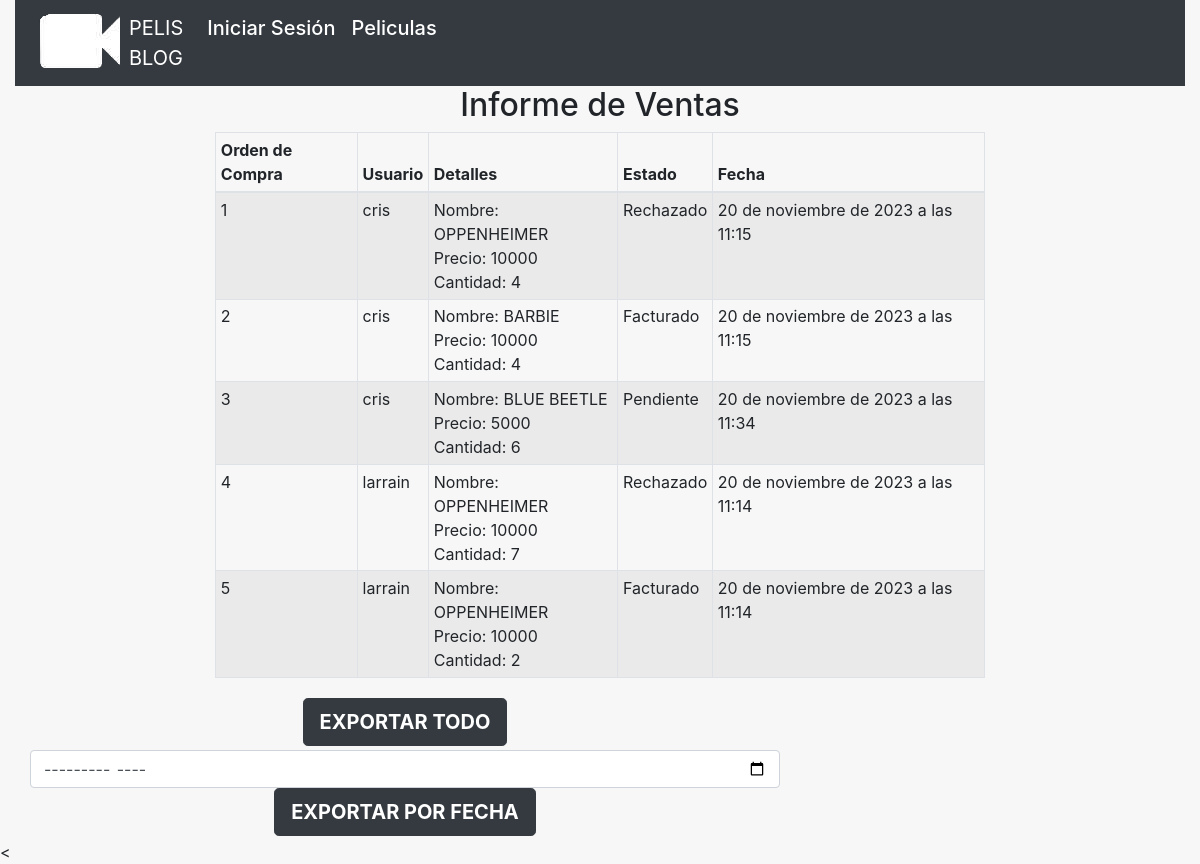
/reportes/, run on an earlier commit of the app's database.
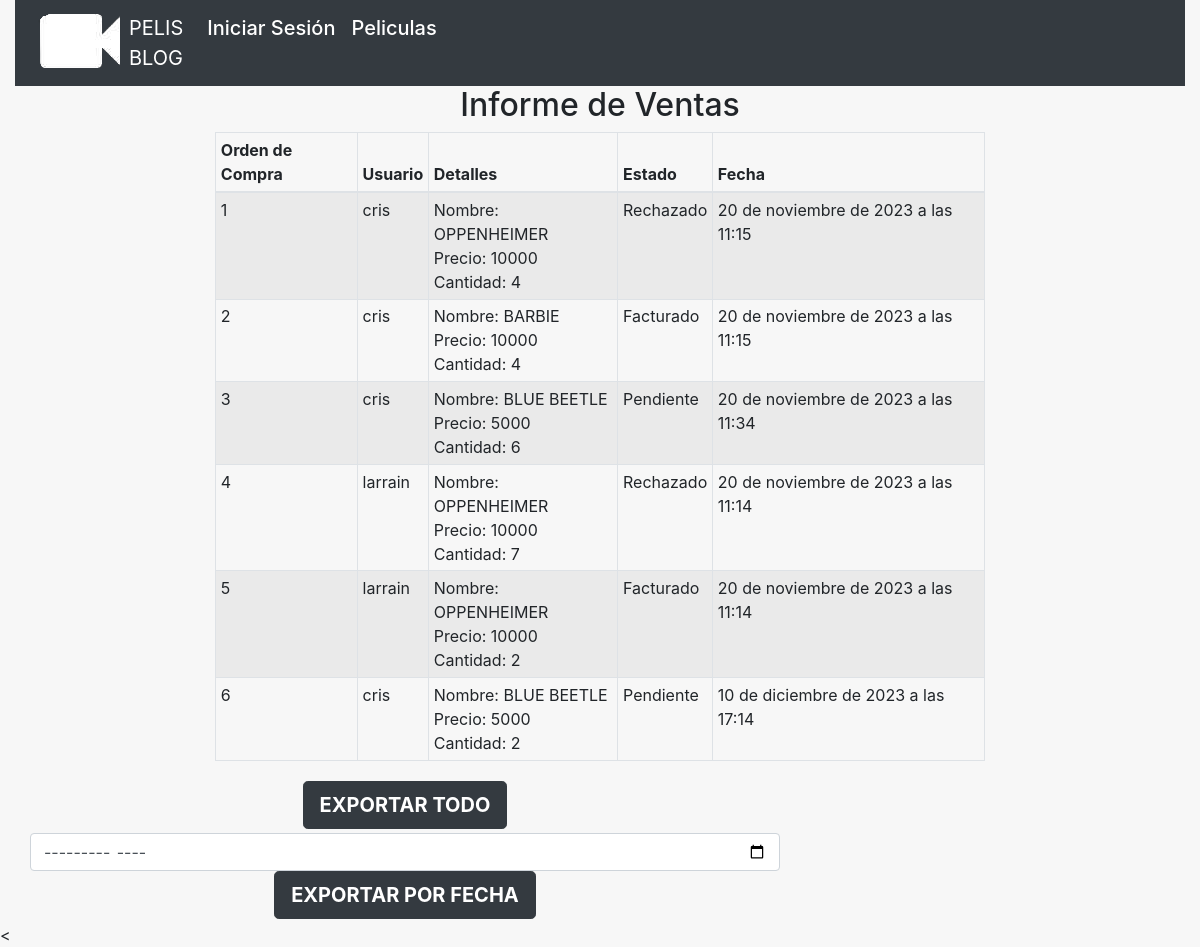
And on a later commit of the database.
### Peliculas/models.py (models this page shows)
class Factura(models.Model):
    codigo_factura = models.AutoField(primary_key=True)
    usuario = models.ForeignKey(PerfilUsuario, on_delete=models.CASCADE)
    nombre_producto = models.CharField(max_length=90, null=True)
    monto_producto = models.IntegerField(default=1, blank=True, null=True)
    precio_producto = models.IntegerField()
    fecha_factura = models.DateTimeField(auto_now=True)
    estado_factura = models.CharField(max_length=40 ,default="Pendiente", null=True, blank=True)

class PerfilUsuario(models.Model):
    user = models.OneToOneField(User, on_delete=models.CASCADE)
    rut = models.CharField(max_length=40, default="Sin Rut", null=True, blank=True)
    direccion = models.CharField(max_length=100, null=False, blank=False, verbose_name='direccion')
    comuna = models.CharField(max_length=100, null=False, blank=False, verbose_name='comuna')
    telefono = models.IntegerField()
    region = models.CharField(max_length=100, null=False, blank=False, verbose_name='region')
    def __str__(self) -> str:
        return f"{self.user.username}"

### PelisBlog/views.py (the view)
# urls.py: path('reportes/', views.reportes, name="reportes"),
def reportes(request):
    data = {
        'facturas': Factura.objects.all()
    }
    return render(request, 'reporte.html', data)

### templates/reporte.html (shortened to what this page needs)
{% extends "base.html" %}
{% load static %}
{% block css %}<link rel="stylesheet" href="{% static 'css/ficha_peli.css' %}">{% endblock css %}
{% block content %}
    <div class="container-fluid">
        <div class="row justify-content-around">
            <div class="col-lg-6 col-md-8 col-sm-10 text-center">
                <h2>Informe de Ventas</h2>
            </div>
            <div class="col-lg-8 col-md-10 col-sm-12">
                <table class="table table-striped table-bordered table-sm table-responsive-sm">
                    <thead>
                        <tr>
                            <th scope="col">Orden de Compra</th>
                            <th scope="col">Usuario</th>
                            <th scope="col">Detalles</th>
                            <th scope="col">Estado</th>
                            <th scope="col">Fecha</th>
                        </tr>
                    </thead>
                    <tbody>
                        {% for factura in facturas %}
                        <tr>
                            <td>{{ factura.codigo_factura }}</td>
                            <td>{{ factura.usuario }}</td>
                            <td>
                                <div>
                                    <span class="negrita">Nombre: </span> {{ factura.nombre_producto }}
                                </div>
                                <div>
                                    <span class="negrita">Precio: </span>{{ factura.precio_producto }}
                                </div>
                                <div>
                                    <span class="negrita">Cantidad: </span>{{ factura.monto_producto }}
                                </div>
                            </td>
                            <td>{{ factura.estado_factura }}</td>
                            <td>{{ factura.fecha_factura }}</td>
                        {% endfor %}
                    </tbody>
                </table>
            </div>
        </div>
        <div class="col-sm-12 col-md-10 col-lg-8">
            <form enctype="multipart/form-data" action="{% url 'exportar_reporte_completo' %}" method="POST">
                <div class="row justify-content-around my-1">
                    <div class="col-sm-12 text-center">
                        <button type="submit" class="btn btn-dark btn-lg font-weight-bold">
                            EXPORTAR TODO
                        </button>
                    </div>
                </div>
            </form>
        </div>
        <div class="col-sm-12 col-md-10 col-lg-8">
            <form enctype="multipart/form-data" action="{% url 'exportar_reporte_fecha' %}" method="POST">
                <div class="row justify-content-around my-1">
                    <div class="col-sm-12 text-center">
                        <input class="form-control" type="month" name="filtro" id="filtro" required>
                    </div>
                    <div class="col-sm-12 text-center">
                        <button type="submit" class="btn btn-dark btn-lg font-weight-bold">
                            EXPORTAR POR FECHA
                        </button>
                    </div>
                </div>
            </form>
        </div>
    </div>
<
{% endblock %}

What changed in the data, as far as the page shows it:
added Factura: codigo_factura "6", usuario "cris", nombre_producto "BLUE BEETLE", precio_producto "5000", monto_producto "2", estado_factura "Pendiente", fecha_factura "10 de diciembre de 2023 a las 17:14"
